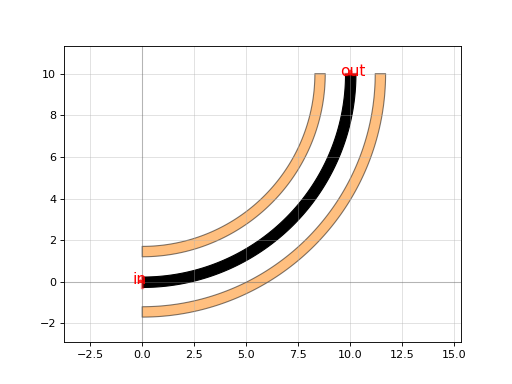

The Python source for this figure:
import gdsfactory as gf

c = gf.components.bend_circular_heater(radius=10, angle=90, npoints=720, heater_to_wg_distance=1.2, heater_width=0.5, layer_heater='HEATER', with_bbox=True, cross_section='strip')
c.plot()
